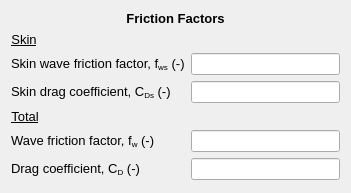
           <widget class="QWidget" name="formLayoutWidget_18">
            <property name="geometry">
             <rect>
              <x>410</x>
              <y>360</y>
              <width>351</width>
              <height>193</height>
             </rect>
            </property>
            <layout class="QFormLayout" name="formLayout_21">
             <item row="0" column="0" colspan="2">
              <widget class="QLabel" name="swCharacteristics_lbl_4">
               <property name="font">
                <font>
                 <family>MS Shell Dlg 2</family>
                 <pointsize>10</pointsize>
                 <weight>75</weight>
                 <bold>true</bold>
                </font>
               </property>
               <property name="text">
                <string>&lt;html&gt;&lt;head/&gt;&lt;body&gt;&lt;p align=&quot;center&quot;&gt;Friction Factors&lt;/p&gt;&lt;/body&gt;&lt;/html&gt;</string>
               </property>
              </widget>
             </item>
             <item row="1" column="0">
              <widget class="QLabel" name="swCharacteristics_lbl_5">
               <property name="font">
                <font>
                 <family>MS Shell Dlg 2</family>
                 <pointsize>10</pointsize>
                 <weight>75</weight>
                 <bold>true</bold>
                </font>
               </property>
               <property name="text">
                <string>&lt;html&gt;&lt;head/&gt;&lt;body&gt;&lt;p align=&quot;center&quot;&gt;&lt;span style=&quot; font-weight:400; text-decoration: underline;&quot;&gt;Skin&lt;/span&gt;&lt;/p&gt;&lt;/body&gt;&lt;/html&gt;</string>
               </property>
              </widget>
             </item>
             <item row="2" column="0">
              <widget class="QLabel" name="fwSkin_wpc_lbl">
               <property name="font">
                <font>
                 <family>MS Shell Dlg 2</family>
                 <pointsize>10</pointsize>
                </font>
               </property>
               <property name="text">
                <string>&lt;html&gt;&lt;head/&gt;&lt;body&gt;&lt;p&gt;Skin wave friction factor, f&lt;span style=&quot; vertical-align:sub;&quot;&gt;ws&lt;/span&gt; (-)&lt;/p&gt;&lt;/body&gt;&lt;/html&gt;</string>
               </property>
              </widget>
             </item>
             <item row="2" column="1">
              <widget class="QLineEdit" name="fwSkin_wpc_txt">
               <property name="readOnly">
                <bool>true</bool>
               </property>
              </widget>
             </item>
             <item row="3" column="0">
              <widget class="QLabel" name="CDSkin_wpc_lbl">
               <property name="font">
                <font>
                 <family>MS Shell Dlg 2</family>
                 <pointsize>10</pointsize>
                </font>
               </property>
               <property name="text">
                <string>&lt;html&gt;&lt;head/&gt;&lt;body&gt;&lt;p&gt;Skin drag coefficient, C&lt;span style=&quot; vertical-align:sub;&quot;&gt;Ds&lt;/span&gt; (-)&lt;/p&gt;&lt;/body&gt;&lt;/html&gt;</string>
               </property>
              </widget>
             </item>
             <item row="3" column="1">
              <widget class="QLineEdit" name="CDSkin_wpc_txt">
               <property name="readOnly">
                <bool>true</bool>
               </property>
              </widget>
             </item>
             <item row="4" column="0">
              <widget class="QLabel" name="swCharacteristics_lbl_6">
               <property name="font">
                <font>
                 <family>MS Shell Dlg 2</family>
                 <pointsize>10</pointsize>
                 <weight>75</weight>
                 <bold>true</bold>
                </font>
               </property>
               <property name="text">
                <string>&lt;html&gt;&lt;head/&gt;&lt;body&gt;&lt;p align=&quot;center&quot;&gt;&lt;span style=&quot; font-weight:400; text-decoration: underline;&quot;&gt;Total&lt;/span&gt;&lt;/p&gt;&lt;/body&gt;&lt;/html&gt;</string>
               </property>
              </widget>
             </item>
             <item row="5" column="0">
              <widget class="QLabel" name="fw_wpc_lbl">
               <property name="font">
                <font>
                 <family>MS Shell Dlg 2</family>
                 <pointsize>10</pointsize>
                </font>
               </property>
               <property name="text">
                <string>&lt;html&gt;&lt;head/&gt;&lt;body&gt;&lt;p&gt;Wave friction factor, f&lt;span style=&quot; vertical-align:sub;&quot;&gt;w&lt;/span&gt; (-)&lt;/p&gt;&lt;/body&gt;&lt;/html&gt;</string>
               </property>
              </widget>
             </item>
             <item row="5" column="1">
              <widget class="QLineEdit" name="fw_wpc_txt">
               <property name="readOnly">
                <bool>true</bool>
               </property>
              </widget>
             </item>
             <item row="6" column="0">
              <widget class="QLabel" name="CD_wpc_lbl">
               <property name="font">
                <font>
                 <family>MS Shell Dlg 2</family>
                 <pointsize>10</pointsize>
                </font>
               </property>
               <property name="text">
                <string>&lt;html&gt;&lt;head/&gt;&lt;body&gt;&lt;p&gt;Drag coefficient, C&lt;span style=&quot; vertical-align:sub;&quot;&gt;D&lt;/span&gt; (-)&lt;/p&gt;&lt;/body&gt;&lt;/html&gt;</string>
               </property>
              </widget>
             </item>
             <item row="6" column="1">
              <widget class="QLineEdit" name="CD_wpc_txt">
               <property name="readOnly">
                <bool>true</bool>
               </property>
              </widget>
             </item>
            </layout>
           </widget>
